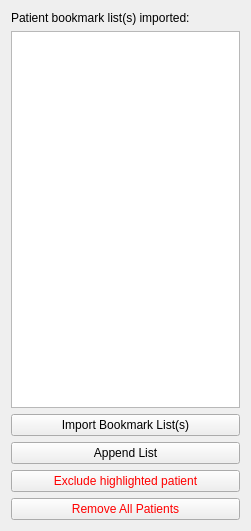
     <widget class="QWidget" name="verticalLayoutWidget">
      <property name="geometry">
       <rect>
        <x>340</x>
        <y>20</y>
        <width>251</width>
        <height>531</height>
       </rect>
      </property>
      <layout class="QVBoxLayout" name="verticalLayout_2">
       <item>
        <widget class="QLabel" name="label">
         <property name="text">
          <string>Patient bookmark list(s) imported:</string>
         </property>
        </widget>
       </item>
       <item>
        <widget class="QListWidget" name="patientList"/>
       </item>
       <item>
        <widget class="QPushButton" name="importPatients">
         <property name="text">
          <string>Import Bookmark List(s)</string>
         </property>
        </widget>
       </item>
       <item>
        <widget class="QPushButton" name="patientListAppend">
         <property name="text">
          <string>Append List</string>
         </property>
        </widget>
       </item>
       <item>
        <widget class="QPushButton" name="excludePatient">
         <property name="styleSheet">
          <string notr="true">QPushButton { color: red }</string>
         </property>
         <property name="text">
          <string>Exclude highlighted patient</string>
         </property>
        </widget>
       </item>
       <item>
        <widget class="QPushButton" name="removePatients">
         <property name="styleSheet">
          <string notr="true">QPushButton { color: rgb(255, 0, 0) }</string>
         </property>
         <property name="text">
          <string>Remove All Patients</string>
         </property>
        </widget>
       </item>
      </layout>
     </widget>
